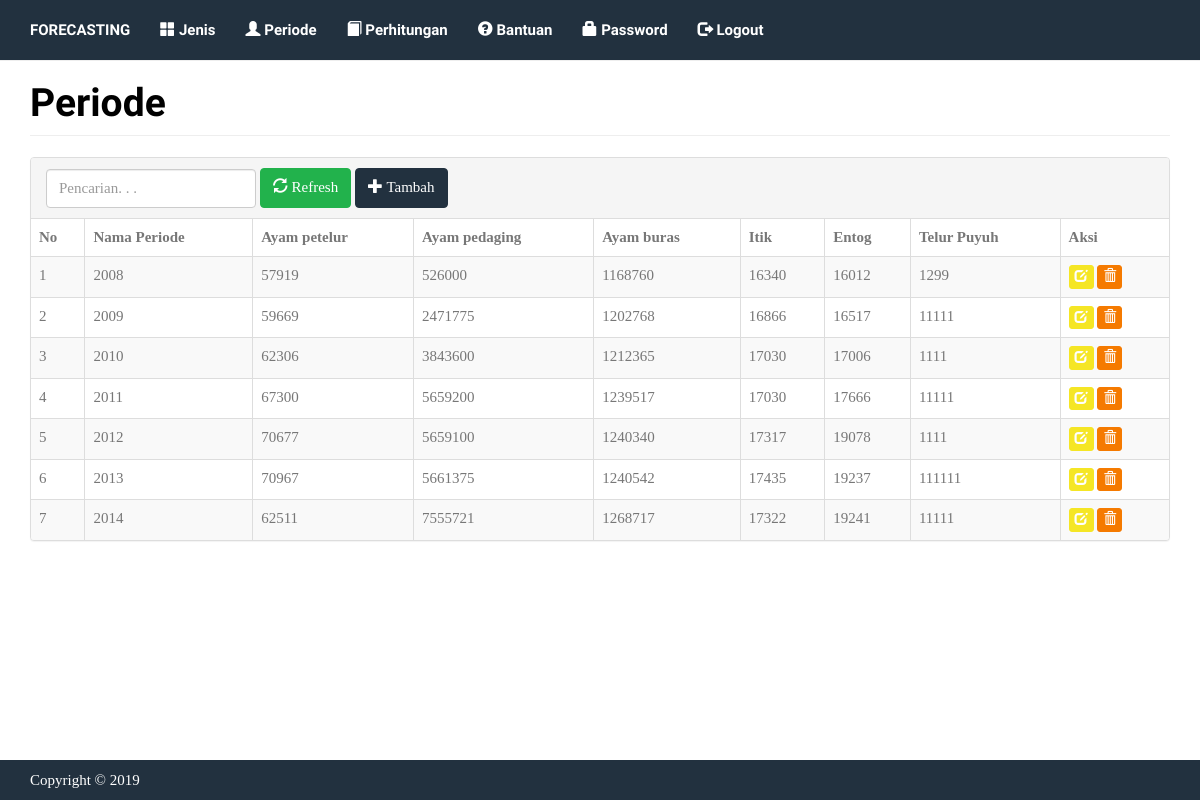
Screenshot of /index.php?m=periode (signed in) with the database file from the repository.
### tables this page shows
CREATE TABLE `tb_periode` (
  `kode_periode` int(11) NOT NULL,
  `nama_periode` varchar(255) DEFAULT NULL
);

### config.php (called while the page is built)
<?php
$config["server"]='localhost';
$config["username"]='root';
$config["password"]='';
$config["database_name"]='tugasakhir_forecasting';

### includes/ez_sql_core.php (called while the page is built, shortened)
<?php
	class ezSQLcore
	{
		var $timers           = array();
		function get_host_port( $host, $default = false )
		{
			$port = $default;
			return array( $host, $port );
		}
		function flush()
		{
			$this->last_result = array();
		}
		function get_results($query=null, $output = OBJECT)
		{
			if ( $query )
			{
				$this->query($query);
			}
			if ( $output == OBJECT )
			{
				return $this->last_result;
			}
		}
		function timer_get_cur()
		{
			list($usec, $sec) = explode(" ",microtime());
			return ((float)$usec + (float)$sec);
		}
		function timer_start($timer_name)
		{
			$this->timers[$timer_name] = $this->timer_get_cur();
		}
		function timer_elapsed($timer_name)
		{
			return round($this->timer_get_cur() - $this->timers[$timer_name],2);
		}
	}

### functions.php (called while the page is built, shortened)
<?php
include 'config.php';
include'includes/ez_sql_core.php';
include'includes/ez_sql_mysqli.php';
$db = new ezSQL_mysqli($config[username], $config[password], $config[database_name], $config[server]);
$rows = $db->get_results("SELECT kode_periode, nama_periode FROM tb_periode ORDER BY kode_periode");
foreach($rows as $row){
    $PERIODE[$row->kode_periode] = $row->nama_periode;
}
$rows = $db->get_results("SELECT * FROM tb_jenis ORDER BY kode_jenis");
foreach($rows as $row){
    $JENIS[$row->kode_jenis] = $row->nama_jenis;
}
function get_data(){
    global $db, $PERIODE;
    $rows = $db->get_results("SELECT *
    FROM tb_relasi r
    ORDER BY kode_periode, kode_jenis");
    $data = array();
    foreach($rows as $row){
        $data[$PERIODE[$row->kode_periode]][$row->kode_jenis] = $row->nilai;
    }
    return $data;
}

### includes/ez_sql_mysqli.php (called while the page is built, shortened)
<?php
	$ezsql_mysqli_str = array
	(
		1 => 'Require $dbuser and $dbpassword to connect to a database server',
		2 => 'Error establishing mySQLi database connection. Correct user/password? Correct hostname? Database server running?',
		3 => 'Require $dbname to SELECT a database',
		4 => 'mySQLi database connection is not active',
		5 => 'Unexpected error while trying to SELECT database'
	);
	class ezSQL_mysqli extends ezSQLcore
	{
		function ezSQL_mysqli($dbuser='', $dbpassword='', $dbname='', $dbhost='localhost', $encoding='')
		{
			$this->dbuser = $dbuser;
			$this->dbpassword = $dbpassword;
			$this->dbname = $dbname;
			$this->encoding = $encoding;
		}
		function connect($dbuser='', $dbpassword='', $dbhost='localhost', $dbport=false)
		{
			global $ezsql_mysqli_str; $return_val = false;
			if ( ! $dbuser )
			{
				$this->register_error($ezsql_mysqli_str[1].' in '.__FILE__.' on line '.__LINE__);
				$this->show_errors ? trigger_error($ezsql_mysqli_str[1],E_USER_WARNING) : null;
			}
			else
			{
				$this->dbh = new mysqli($dbhost,$dbuser,$dbpassword, '', $dbport);
				if( $this->dbh->connect_errno )
				{
					$this->register_error($ezsql_mysqli_str[2].' in '.__FILE__.' on line '.__LINE__);
					$this->show_errors ? trigger_error($ezsql_mysqli_str[2],E_USER_WARNING) : null;
				}
				else
				{
					$return_val = true;
				}
			}
			return $return_val;
		}
		function SELECT($dbname='', $encoding='')
		{
			global $ezsql_mysqli_str; $return_val = false;
			if ( ! $dbname )
			{
				$this->register_error($ezsql_mysqli_str[3].' in '.__FILE__.' on line '.__LINE__);
				$this->show_errors ? trigger_error($ezsql_mysqli_str[3],E_USER_WARNING) : null;
			}
			else if ( ! $this->dbh )
			{
				$this->register_error($ezsql_mysqli_str[4].' in '.__FILE__.' on line '.__LINE__);
				$this->show_errors ? trigger_error($ezsql_mysqli_str[4],E_USER_WARNING) : null;
			}
			else if ( !@$this->dbh->SELECT_db($dbname) )
			{
				if ( !$str = @$this->dbh->error)
					  $str = $ezsql_mysqli_str[5];
				$this->register_error($str.' in '.__FILE__.' on line '.__LINE__);
				$this->show_errors ? trigger_error($str,E_USER_WARNING) : null;
			}
			else
			{
				$return_val = true;
			}
			return $return_val;
		}
		function query($query)
		{
			$return_val = 0;
			$query = trim($query);
			$this->result = @$this->dbh->query($query);
			if ( preg_match("/^(insert|delete|update|replace|truncate|drop|create|alter|begin|commit|rollback|set|lock|unlock|call)/i",$query) )
			{
				$is_insert = true;
				$this->rows_affected = @$this->dbh->affected_rows;
				if ( preg_match("/^(insert|replace)\s+/i",$query) )
				{
					$this->insert_id = @$this->dbh->insert_id;
				}
				$return_val = $this->rows_affected;
			}
			else
			{
				$is_insert = false;
				$i=0;
				$num_rows=0;
				while ( $row = @$this->result->fetch_object() )
				{
					$num_rows++;
				}
				$this->num_rows = $num_rows;
				$return_val = $this->num_rows;
			}
			return $return_val;
		}
	}

### periode.php (the view, shortened to what this page needs)
<div class="page-header">
    <h1>Periode</h1>
</div>
<div class="panel panel-default">
<div class="panel-heading">
    <form class="form-inline">
        <div class="form-group">
            <input class="form-control" type="text" placeholder="Pencarian. . ." name="q" value="<?=$_GET['q']?>" />
        </div>
        <div class="form-group">
            <button class="btn btn-success"><span class="glyphicon glyphicon-refresh"></span> Refresh</a>
        </div>
        <div class="form-group">
            <a class="btn btn-primary" href="?m=periode_tambah"><span class="glyphicon glyphicon-plus"></span> Tambah</a>
        </div>
    </form>
</div>
<table class="table table-bordered table-hover table-striped">
<thead>
    <tr>
        <th>No</th>
        <th>Nama Periode</th>
        <?php foreach($JENIS as $key => $val):?>
        <th><?=$val?></th>
        <?php endforeach?>
        <th>Aksi</th>
    </tr>
</thead>
<?php
$q = esc_field($_GET['q']);
$rows = $db->get_results("SELECT * FROM tb_periode WHERE nama_periode LIKE '%$q%' ORDER BY kode_periode");
$no=0;
$analisa = get_data();
foreach($rows as $row):?>
<tr>
    <td><?=++$no ?></td>
    <td><?=$row->nama_periode?></td>
    <?php foreach($analisa[$PERIODE[$row->kode_periode]] as $k => $v):?>
    <td><?=$v?></td>
    <?php endforeach?>
    <td>
        <a class="btn btn-xs btn-warning" href="?m=periode_ubah&ID=<?=$row->kode_periode?>"><span class="glyphicon glyphicon-edit"></span></a>
        <a class="btn btn-xs btn-danger" href="aksi.php?act=periode_hapus&ID=<?=$row->kode_periode?>" onclick="return confirm('Hapus data?')"><span class="glyphicon glyphicon-trash"></span></a>
    </td>
</tr>
<?php endforeach;?>
</table>
</div>

### assets/css/general.css (style rules this page uses)
html { position: relative; min-height: 100%; }
body { margin-bottom: 70px; }
.page-header { margin-top: 0; padding-bottom: 0; }
.page-header h1 { margin-top: 0; }

### rows the page displays
tb_periode: nama_periode "2008", kode_periode "57919", kode_periode "526000", kode_periode "1168760", kode_periode "16340", kode_periode "16012", kode_periode "1299"
tb_periode: nama_periode "2009", kode_periode "59669", kode_periode "2471775", kode_periode "1202768", kode_periode "16866", kode_periode "16517", kode_periode "11111"
tb_periode: nama_periode "2010", kode_periode "62306", kode_periode "3843600", kode_periode "1212365", kode_periode "17030", kode_periode "17006", kode_periode "1111"
tb_periode: nama_periode "2011", kode_periode "67300", kode_periode "5659200", kode_periode "1239517", kode_periode "17030", kode_periode "17666", kode_periode "11111"
tb_periode: nama_periode "2012", kode_periode "70677", kode_periode "5659100", kode_periode "1240340", kode_periode "17317", kode_periode "19078", kode_periode "1111"
tb_periode: nama_periode "2013", kode_periode "70967", kode_periode "5661375", kode_periode "1240542", kode_periode "17435", kode_periode "19237", kode_periode "111111"
tb_periode: nama_periode "2014", kode_periode "62511", kode_periode "7555721", kode_periode "1268717", kode_periode "17322", kode_periode "19241", kode_periode "11111"

### other values shown
$val "Ayam petelur"
$val "Ayam pedaging"
$val "Ayam buras"
$val "Itik"
$val "Entog"
$val "Telur Puyuh"
